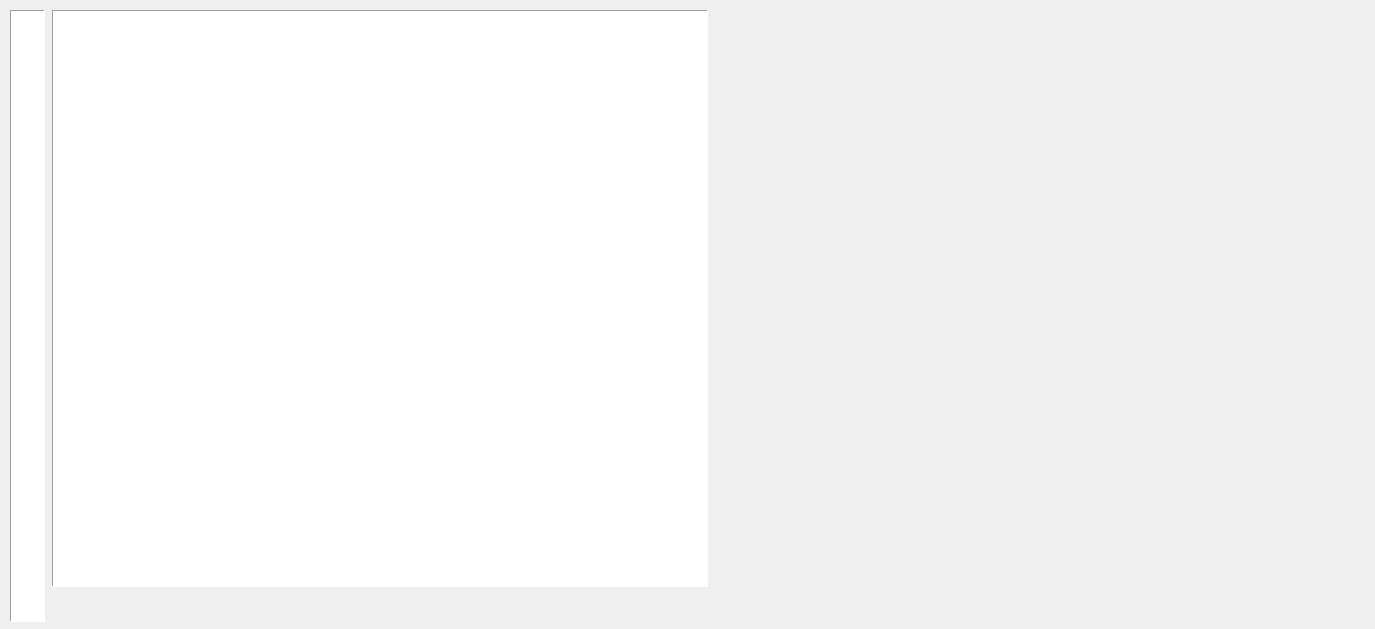
<?xml version="1.0" encoding="UTF-8"?>
<ui version="4.0">
 <class>Form</class>
 <widget class="QWidget" name="Form">
  <property name="geometry">
   <rect>
    <x>0</x>
    <y>0</y>
    <width>1375</width>
    <height>629</height>
   </rect>
  </property>
  <property name="windowTitle">
   <string>Form</string>
  </property>
  <widget class="QTableWidget" name="chat">
   <property name="geometry">
    <rect>
     <x>52</x>
     <y>10</y>
     <width>656</width>
     <height>577</height>
    </rect>
   </property>
   <property name="sizePolicy">
    <sizepolicy hsizetype="Preferred" vsizetype="Expanding">
     <horstretch>3</horstretch>
     <verstretch>0</verstretch>
    </sizepolicy>
   </property>
   <property name="minimumSize">
    <size>
     <width>650</width>
     <height>0</height>
    </size>
   </property>
   <property name="frameShape">
    <enum>QFrame::Panel</enum>
   </property>
   <property name="verticalScrollBarPolicy">
    <enum>Qt::ScrollBarAlwaysOff</enum>
   </property>
   <property name="horizontalScrollBarPolicy">
    <enum>Qt::ScrollBarAlwaysOff</enum>
   </property>
   <attribute name="horizontalHeaderVisible">
    <bool>false</bool>
   </attribute>
   <attribute name="verticalHeaderVisible">
    <bool>false</bool>
   </attribute>
  </widget>
  <widget class="QTableView" name="sidebar">
   <property name="geometry">
    <rect>
     <x>10</x>
     <y>10</y>
     <width>35</width>
     <height>612</height>
    </rect>
   </property>
   <property name="sizePolicy">
    <sizepolicy hsizetype="Preferred" vsizetype="Preferred">
     <horstretch>0</horstretch>
     <verstretch>0</verstretch>
    </sizepolicy>
   </property>
   <property name="minimumSize">
    <size>
     <width>35</width>
     <height>0</height>
    </size>
   </property>
   <property name="maximumSize">
    <size>
     <width>35</width>
     <height>16777215</height>
    </size>
   </property>
   <property name="cursor" stdset="0">
    <cursorShape>PointingHandCursor</cursorShape>
   </property>
   <property name="accessibleName">
    <string>sidebar_css</string>
   </property>
   <property name="frameShape">
    <enum>QFrame::Panel</enum>
   </property>
   <property name="verticalScrollBarPolicy">
    <enum>Qt::ScrollBarAlwaysOff</enum>
   </property>
   <property name="horizontalScrollBarPolicy">
    <enum>Qt::ScrollBarAlwaysOff</enum>
   </property>
   <property name="sizeAdjustPolicy">
    <enum>QAbstractScrollArea::AdjustToContents</enum>
   </property>
   <property name="editTriggers">
    <set>QAbstractItemView::NoEditTriggers</set>
   </property>
   <property name="selectionMode">
    <enum>QAbstractItemView::SingleSelection</enum>
   </property>
   <property name="selectionBehavior">
    <enum>QAbstractItemView::SelectItems</enum>
   </property>
  </widget>
 </widget>
 <resources/>
 <connections/>
</ui>
